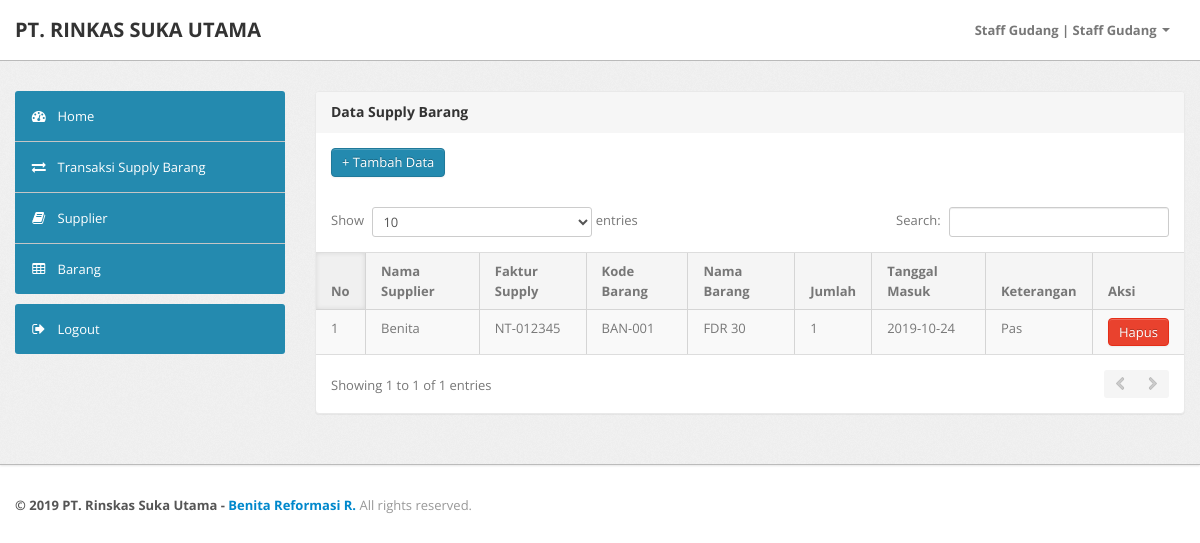
/index.php?page=data_supply (signed in), run on the app's committed database.
### tables this page shows
CREATE TABLE `tb_barang_msk` (
  `msk_id` int(11) NOT NULL AUTO_INCREMENT,
  `supplier_id` int(11) NOT NULL,
  `barang_id` int(11) NOT NULL,
  `msk_faktur` varchar(50) NOT NULL,
  `msk_jumlah` int(11) NOT NULL,
  `msk_tgl` date NOT NULL,
  `msk_ket` varchar(50) NOT NULL,
  PRIMARY KEY (`msk_id`)
);

CREATE TABLE `tb_supplier` (
  `supplier_id` int(11) NOT NULL AUTO_INCREMENT,
  `supplier_nama` varchar(50) NOT NULL,
  `supplier_alamat` varchar(100) NOT NULL,
  `supplier_tlp` varchar(50) NOT NULL,
  PRIMARY KEY (`supplier_id`)
);

CREATE TABLE `tb_barang` (
  `barang_id` int(11) NOT NULL AUTO_INCREMENT,
  `kategori_id` int(11) NOT NULL,
  `barang_kode` varchar(50) NOT NULL,
  `barang_nama` varchar(50) NOT NULL,
  `barang_stok` int(11) NOT NULL,
  `barang_tgl` date NOT NULL,
  `barang_sat` varchar(50) NOT NULL,
  `barang_ket` varchar(100) NOT NULL,
  `barang_jual` int(11) NOT NULL,
  `barang_beli` int(11) NOT NULL,
  PRIMARY KEY (`barang_id`)
);

### koneksi.php (called while the page is built, shortened)
<?php
$no   = 1;

### data_supply.php (the view, shortened to what this page needs)
<div class="span9">
    <div class="content">
        <div class="module">
            <div class="module-head">
                <h3>
                    Data Supply Barang</h3>
            </div>
            <div class="module-body">
                <a class="collapsed btn btn-primary" data-toggle="collapse" href="#Tambah">+ Tambah Data</a>
            </div>
            <div class="module-body table">
                <div id="Tambah" class="collapse unstyled">
                    <form action="" method="post" class="form-horizontal row-fluid">
                    </form>
                </div>
                <table cellpadding="0" cellspacing="0" border="0" class="datatable-1 table table-bordered table-striped display" width="100%">
                    <thead>
                        <tr>
                            <th width="10">No</th>
                            <th>
                                Nama Supplier
                            </th>
                            <th>
                                Faktur Supply
                            </th>
                            <th>
                                Kode Barang
                            </th>
                            <th>
                                Nama Barang
                            </th>
                            <th>
                                Jumlah
                            </th>
                            <th>
                                Tanggal Masuk
                            </th>
                            <th>
                                Keterangan
                            </th>
                            <th width="60">
                                Aksi
                            </th>
                        </tr>
                    </thead>
                    <tbody>
                        <?php
                        $ambil = $koneksi->query("SELECT * FROM tb_barang_msk JOIN tb_barang ON tb_barang_msk.barang_id=tb_barang.barang_id JOIN tb_supplier ON tb_barang_msk.supplier_id=tb_supplier.supplier_id");
                        while ($pecah = $ambil->fetch_object()) {
                            ?>
                            <tr class="odd gradeX">
                                <td>
                                    <?php echo $no++ ?>
                                </td>
                                <td>
                                    <?php echo $pecah->supplier_nama ?>
                                </td>
                                <td>
                                    <?php echo $pecah->msk_faktur ?>
                                </td>
                                <td>
                                    <?php echo $pecah->barang_kode ?>
                                </td>
                                <td>
                                    <?php echo $pecah->barang_nama ?>
                                </td>
                                <td>
                                    <?php echo $pecah->msk_jumlah ?>
                                </td>
                                <td>
                                    <?php echo $pecah->msk_tgl ?>
                                </td>
                                <td>
                                    <?php echo $pecah->msk_ket ?>
                                </td>
                                <td>
                                    <a href="index.php?page=aksi_supply/supply_hapus&id=<?php echo $pecah->msk_id ?>" class="btn btn-danger">Hapus</a>
                                </td>
                            </tr>
                        <?php } ?>
                    </tbody>
                </table>
            </div>
        </div>
    </div>
</div>

### data on the page
tb_barang_msk: supplier.supplier_nama "Benita", msk_faktur "NT-012345", barang.barang_kode "BAN-001", barang.barang_nama "FDR 30", msk_jumlah "1", msk_tgl "2019-10-24", msk_ket "Pas"

### other printed values
$_SESSION['pengguna'] "Staff Gudang"
$_SESSION['pengguna_level'] "Staff Gudang"
